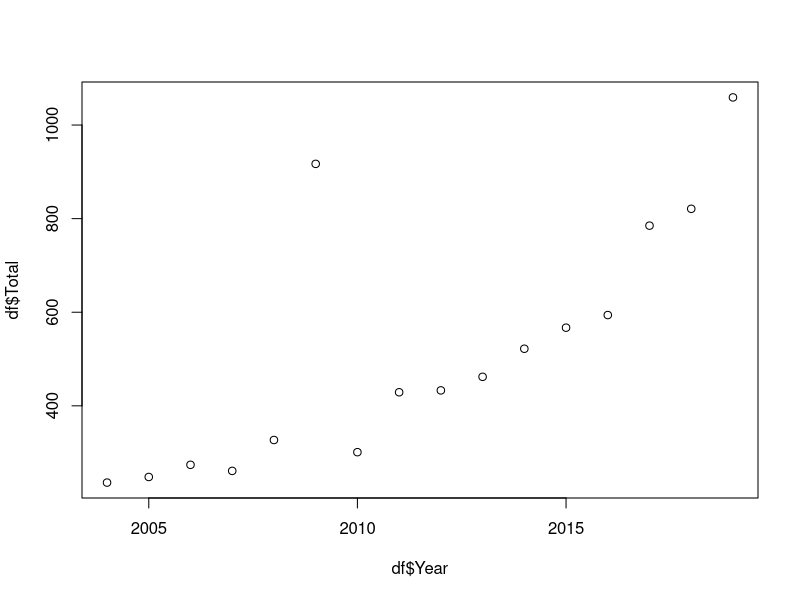
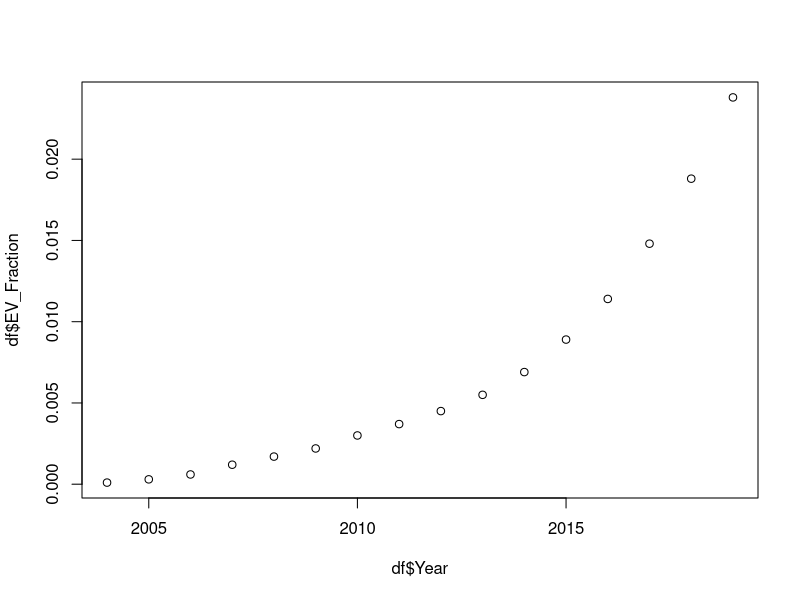
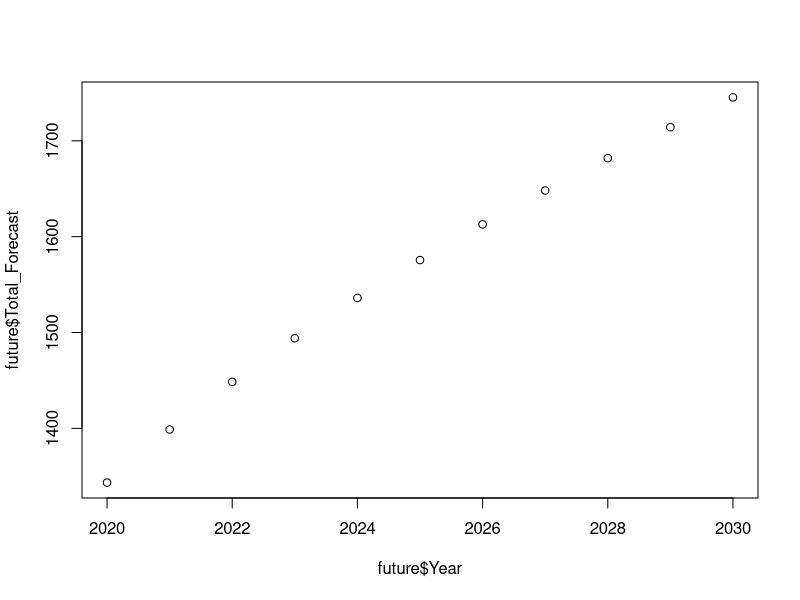
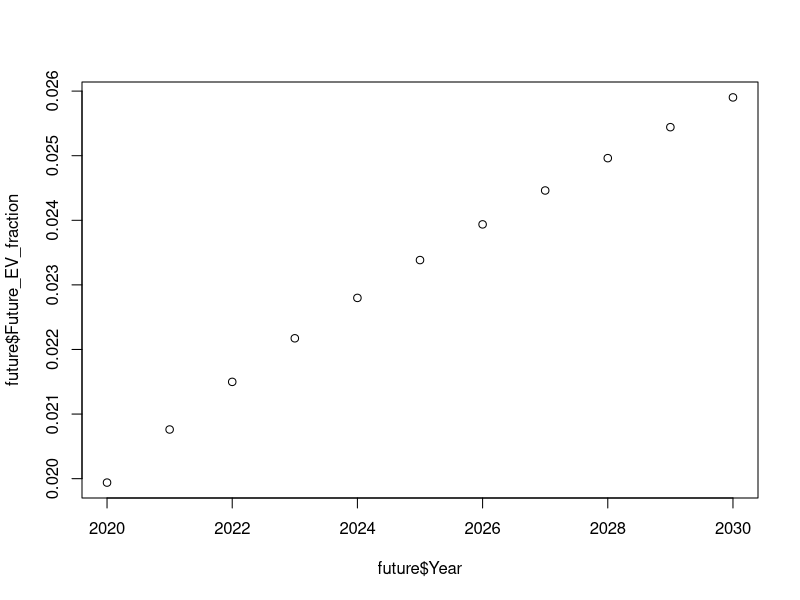

R code for these plots, in order:
## ---- chunk 1
library(tidyverse)
library(forecast)
## ---- chunk 2
df <- read.csv("UK_pivotGoogle.csv")
colnames(df)[1] <- "Year"
df$Year <- as.character(df$Year)

# create function to normalize data
normalize <- function(x) {
  return ((x - min(x)) / (max(x) - min(x)))
}


#df <- df %>% mutate_if(is.numeric, normalize)

plot(df$Year, df$Total)
plot(df$Year, df$EV_Fraction)
## ---- chunk 3
# Total predicts EV_Fraction
m1 <- lm(EV_Fraction ~ Total -1, df)
m1$coefficients

## ---- chunk 4
# Seem very correlated
cor(df[-1])
## ---- chunk 5
# type of forecast is not good so try other type
a1 <- forecast(df$Total, 11)


# DF for results
future <- NULL
future$Year <- c(2020:2030)
future <- data.frame(future)
future$Total_Forecast <- a1$upper[,2]

future$coef <- m1$coefficients
future <- future %>%
  mutate(Future_EV_fraction = Total_Forecast * coef)

# Plot the future
plot(future$Year, future$Total_Forecast)
plot(future$Year, future$Future_EV_fraction)
## ---- chunk 6
print(future$Future_EV_fraction)
